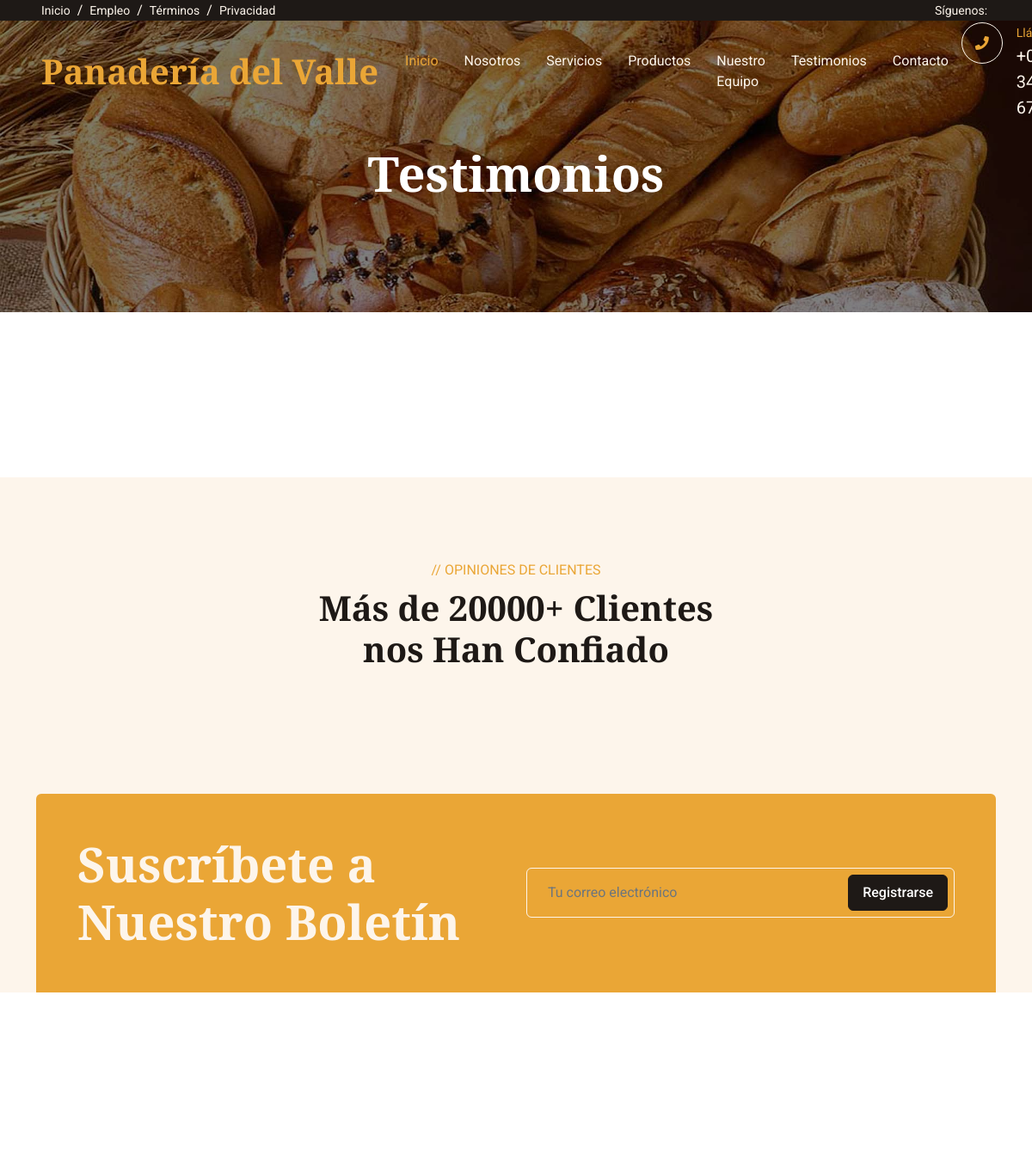
The page /testimonial/ (upper part) on the database as committed earlier.
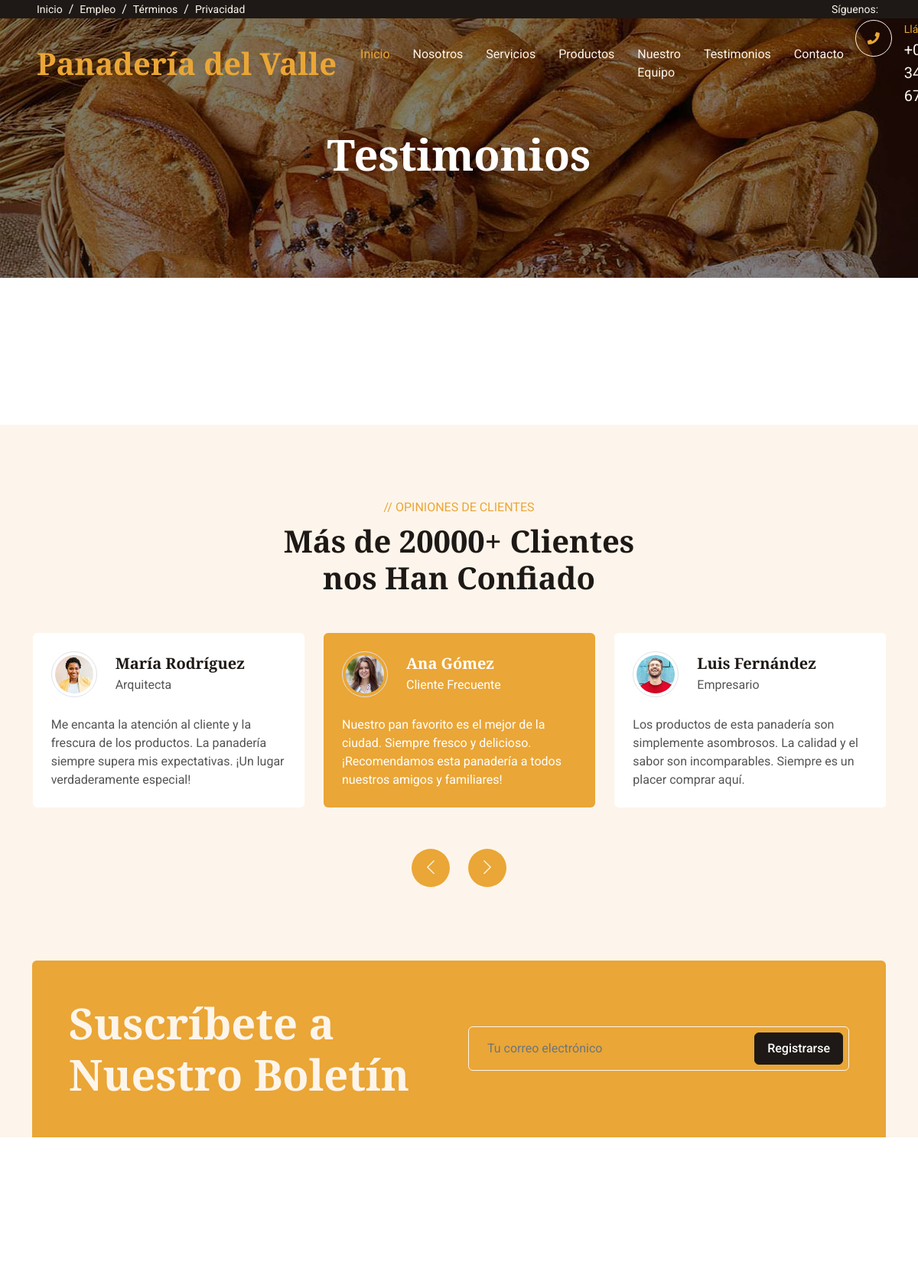
The same page on the database as committed later.
### testimonial/models.py (models this page shows, shortened)
class Testimonial(models.Model):
    name = models.CharField(max_length=100)
    occupation = models.CharField(max_length=100)
    content = models.TextField()
    image = models.ImageField(upload_to='testimonial_images/')
    created = models.DateTimeField(auto_now_add=True)
    updated = models.DateTimeField(auto_now=True)

### testimonial/views.py (the view)
# urls.py: path("testimonial/", include('testimonial.urls')),
def testimonial(request):
    testimonials = Testimonial.objects.all()
    return render(request, 'testimonial/testimonial.html', {'testimonials': testimonials})

### social/processors.py (called while the page is built)
def ctx_dict(request):
    dict_social={}
    urls=Social.objects.all()
    for url in urls:
        dict_social[url.key]=url.url
    return dict_social

### testimonial/templates/testimonial/testimonial.html (shortened to what this page needs)
{% extends "core/base.html" %}
{% block header_Title %}Testimonios{% endblock %}
{% block content %}
{% load static %}
<div class="container-xxl bg-light my-6 py-6 pb-0" style="margin: 12rem 0;">
    <div class="container">
        <div class="text-center mx-auto mb-5 wow fadeInUp" data-wow-delay="0.1s" style="max-width: 500px;">
            <p class="text-primary text-uppercase mb-2">// Opiniones de Clientes</p>
            <h1 class="display-6 mb-4">Más de 20000+ Clientes nos Han Confiado</h1>
        </div>
        <div class="owl-carousel testimonial-carousel wow fadeInUp" data-wow-delay="0.1s">
            {% for testimonial in testimonials %}
            <div class="testimonial-item bg-white rounded p-4">
                <div class="d-flex align-items-center mb-4">
                    <img class="flex-shrink-0 rounded-circle border p-1" src="{{ testimonial.image.url }}" alt="">
                    <div class="ms-4">
                        <h5 class="mb-1">{{ testimonial.name }}</h5>
                        <span>{{ testimonial.occupation }}</span>
                    </div>
                </div>
                <p class="mb-0">{{ testimonial.content }}</p>
            </div>
            {% endfor %}
        </div>
        <div class="bg-primary text-light rounded-top p-5 my-6 mb-0 wow fadeInUp" data-wow-delay="0.1s">
            <div class="row align-items-center">
                <div class="col-md-6">
                    <h1 class="display-4 text-light mb-0">Suscríbete a Nuestro Boletín</h1>
                </div>
                <div class="col-md-6 text-md-end">
                    <div class="position-relative">
                        <input class="form-control bg-transparent border-light w-100 py-3 ps-4 pe-5" type="text"
                            placeholder="Tu correo electrónico">
                        <button type="button"
                            class="btn btn-dark py-2 px-3 position-absolute top-0 end-0 mt-2 me-2">Registrarse</button>
                    </div>
                </div>
            </div>
        </div>
    </div>
</div>
{% endblock %}

Rows that differ between the two databases and show on the page:
added Testimonial: image (picture), name "Ana Gómez", occupation "Cliente Frecuente", content "Nuestro pan favorito es el mejor de la ciudad. Siempre fresco y delicioso. ¡Recomendamos esta panadería a todos nuestros amigos y familiares!"
added Testimonial: image (picture), name "Luis Fernández", occupation "Empresario", content "Los productos de esta panadería son simplemente asombrosos. La calidad y el sabor son incomparables. Siempre es un placer comprar aquí."
added Testimonial: image (picture), name "María Rodríguez", occupation "Arquitecta", content "Me encanta la atención al cliente y la frescura de los productos. La panadería siempre supera mis expectativas. ¡Un lugar verdaderamente especial!"
